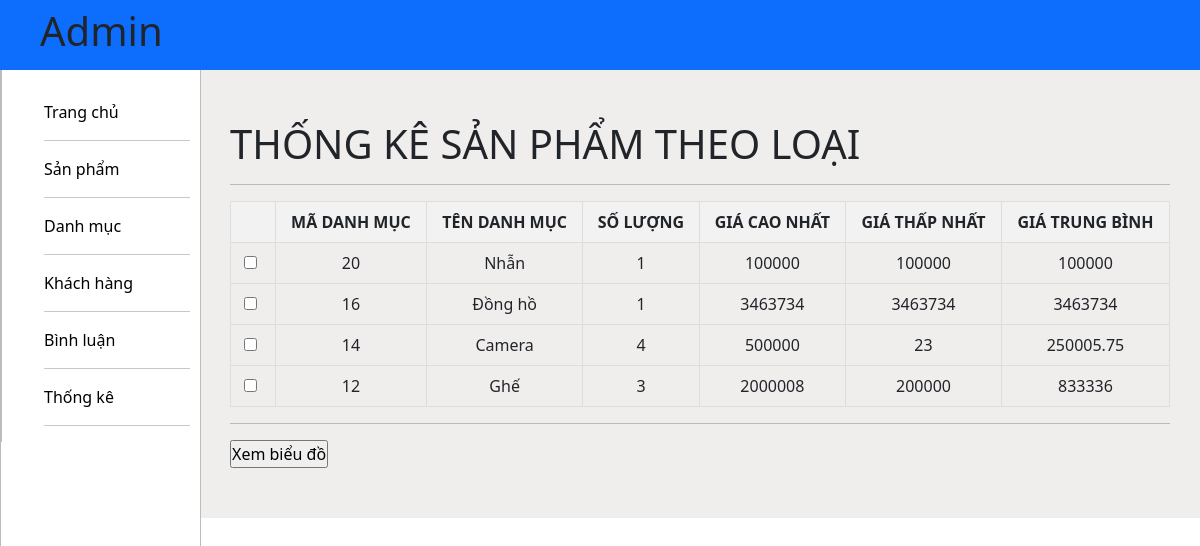
Screenshot of /admin/index.php?act=thongke (signed in) with the database file from the repository.
### tables this page shows
CREATE TABLE `danhmuc` (
  `id` int(10) NOT NULL,
  `name` varchar(255) NOT NULL
);

### model/pdo.php (called while the page is built, shortened)
<?php
function pdo_get_connection(){
    $servername = "localhost";
    $username = "root";
    $password = "";
    try {
        $conn = new PDO("mysql:host=$servername;dbname=du_an_1", $username, $password);
        $conn->setAttribute(PDO::ATTR_ERRMODE, PDO::ERRMODE_EXCEPTION);
        return $conn;
    } catch(PDOException $e) {
        echo "Connection failed: " . $e->getMessage();
    }
}
function pdo_query($sql){
    $sql_args=array_slice(func_get_args(),1);
    try{
        $conn=pdo_get_connection();
        $stmt=$conn->prepare($sql);
        $stmt->execute($sql_args);
        $rows=$stmt->fetchAll();
        return $rows;
    }
    catch(PDOException $e){
        throw $e;
    }
    finally{
        unset($conn);
    }
}
?>

### model/cart.php (called while the page is built, shortened)
<?php
function loadall_thongke()
{
    $sql = "select danhmuc.id as madm, danhmuc.name as tendm, count(sanpham.id) as countsp, min(sanpham.price) as minprice, max(sanpham.price) as maxprice, avg(sanpham.price) as avgprice";
    $sql .= " from sanpham left join danhmuc on danhmuc.id=sanpham.iddm";
    $sql .= " group by danhmuc.id order by danhmuc.id desc";
    $listthongke = pdo_query($sql);
    return $listthongke;
}

### admin/thongke/list.php (the view, shortened to what this page needs)
<div class="center">
                    <div class="row2">
         <div class="row2 font_title">
          <h1>THỐNG KÊ SẢN PHẨM THEO LOẠI</h1>
         </div>
         <hr>
         <div class="row2 form_content ">
           <div class="row2 mb10 formds_loai">
           <table>
                        <tr>
                            <th></th>
                            <th>MÃ DANH MỤC</th>
                            <th>TÊN DANH MỤC</th>
                            <th>SỐ LƯỢNG</th>
                            <th>GIÁ CAO NHẤT</th>
                            <th>GIÁ THẤP NHẤT</th>
                            <th>GIÁ TRUNG BÌNH</th>
                        </tr>
                        <?php
                            foreach ($listthongke as $thongke) {
                                extract($thongke);
                                echo '<tr>
                                <td><input type="checkbox" name="" id=""></td>
                                        <td>'.$madm.'</td>
                                        <td>'.$tendm.'</td>
                                        <td>'.$countsp.'</td>
                                        <td>'.$maxprice.'</td>
                                        <td>'.$minprice.'</td>
                                        <td>'.$avgprice.'</td>
                                    </tr>';
                            }
                        ?>
                    </table>
                    <hr>
                    </div>
                    <div class="row mb10">
                    <a href="index.php?act=bieudo"><input type="button" value="Xem biểu đồ" name="" id=""></a>
                    </div>
            </div>
        </div>
</div>

### css/css/admin.css (style rules this page uses)
* { margin: 0; padding: 0; box-sizing: border-box; }
:root { --color-primary:rgba(254, 184, 0, 1); --color-reference:rgba(55, 14, 70, 1); --color-white:rgb(240, 237, 237); }
.center { flex: 1; background: rgb(240, 237, 237); padding: 120px 30px 50px 230px; }

### admin/thongke/list.php (style rules this page uses)
table { width: 100%; border-collapse: collapse; }
table th, table td { padding: 8px 12px; border: 1px solid #ddd; text-align: center; }
table th { background-color: #f2f2f2; font-weight: bold; }
table td input[type="checkbox"] { margin-right: 5px; }

### rows the page displays
danhmuc: id "20", name "Nhẫn", countsp "1", maxprice "100000", minprice "100000", avgprice "100000"
danhmuc: id "16", name "Đồng hồ", countsp "1", maxprice "3463734", minprice "3463734", avgprice "3463734"
danhmuc: id "14", name "Camera", countsp "4", maxprice "500000", minprice "23", avgprice "250005.75"
danhmuc: id "12", name "Ghế", countsp "3", maxprice "2000008", minprice "200000", avgprice "833336"
